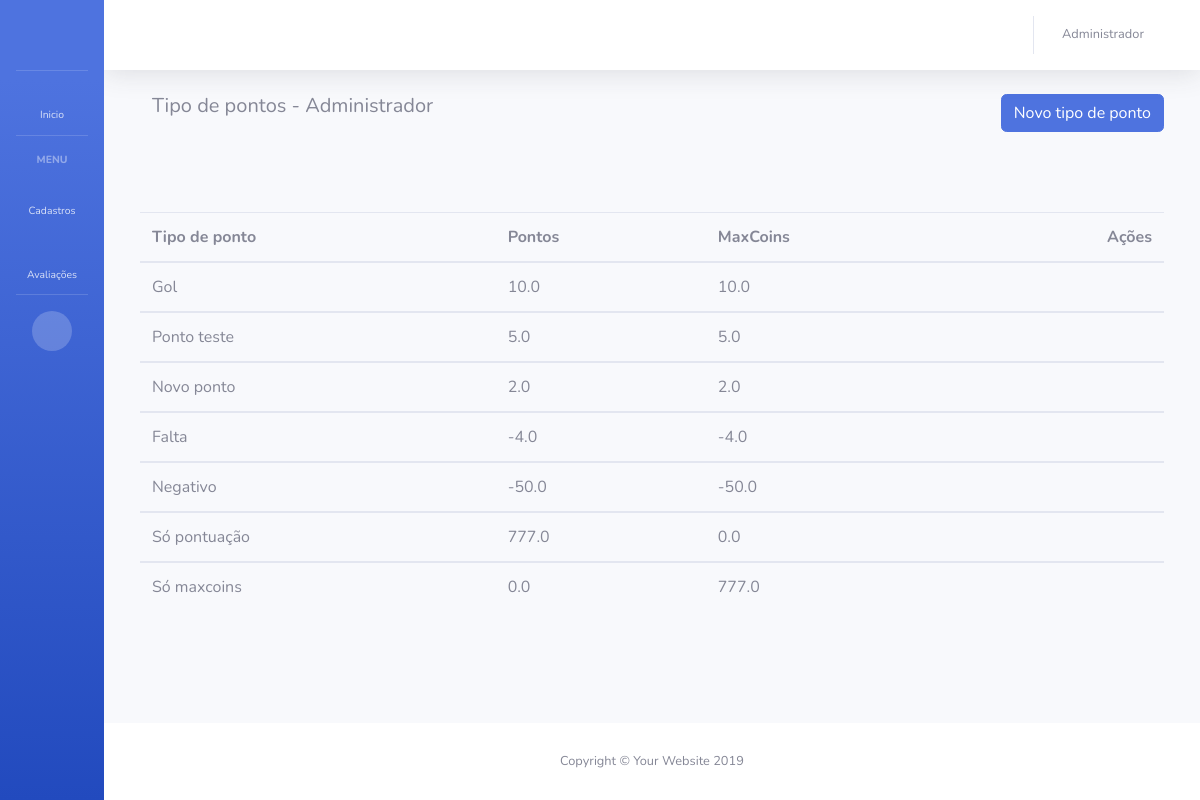
Page /tipo-ponto/ (signed in) on the earlier database version.
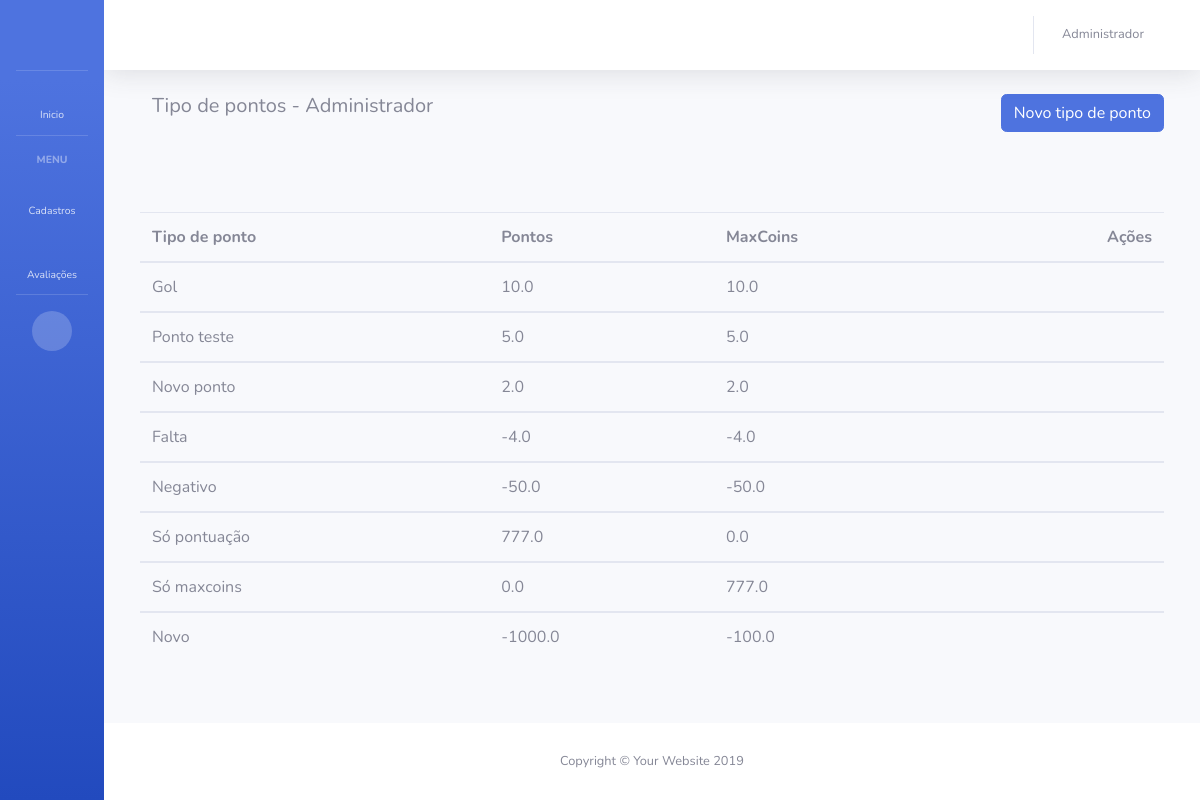
Same page on the later database version.
### app_maxliga/models.py (models this page shows)
class TipoPonto(models.Model):
    nome = models.CharField('Nome tipo de ponto', max_length=128)
    qtd_ponto = models.FloatField('Quantidade de pontos', blank=True, default=0)
    qtd_maxcoins = models.FloatField('Quantidade de MaxCoins', blank=True, default=0)
    data_cadastro = models.DateTimeField('Data de criação', auto_now_add=True)
    def __str__(self):
        return str(self.nome) + '   - Pontos: ' + str(self.qtd_ponto) + '   - MaxCoins: ' + str(self.qtd_maxcoins)

### app_maxliga/views.py (the view)
# urls.py: path('tipo-ponto/', lista_tipo_ponto, name='lista_tipo_ponto'),
@login_required
def lista_tipo_ponto(request):
    user = request.user.id
    colaborador = Colaborador.objects.get(usuario=user)
    tipo_ponto = TipoPonto.objects.all()
    print(tipo_ponto)
    data = {
        'colaborador': colaborador,
        'tipo_ponto': tipo_ponto
    }
    return render(request, 'app_maxliga/lista_tipo_ponto.html', data)

### app_maxliga/models.py (called while the page is built)
    def __str__(self):
        return self.nome

### app_maxliga/templates/app_maxliga/lista_tipo_ponto.html
{% extends 'base.html' %}
  {% block BodyHeading %}
  {% if colaborador.departamento.admin == True %}
    <div class="container">
      <div class="row">
        <div class="col">
          <h5>Tipo de pontos - {{colaborador}}</h5>
        </div>
        <div class="text-right">
          <a href="{% url 'cadastro_tipo_ponto' %}" class="btn btn-primary btn-block" role="button">Novo tipo de ponto</a>
        </div>
      </div>
      <div class="row" style="margin-top:80px;">
        <table class="table">
          <thead>
            <tr>
              <th scope="col">Tipo de ponto</th>
              <th scope="col">Pontos</th>
              <th scope="col">MaxCoins</th>
              <th class="text-right" scope="col">Ações</th>
            </tr>
          </thead>
          {% for ponto in tipo_ponto %}
          <tbody>
            <tr>
              <td>{{ ponto.nome }}</td>
              <td>{{ ponto.qtd_ponto }}</td>
              <td>{{ ponto.qtd_maxcoins }}</td>
              <td class="text-right">
                <a href="#">
                  <i class="fas fa-pen fa-fw" style="color: rgb(50, 48, 155);"></i>
                </a>
                <a href="#">
                  <i class="fas fa-trash fa-fw" style="color: rgb(230, 17, 17);"></i>
                </a>
              </td>
            </tr>
          </tbody>
          {% endfor %}
        </table>
      </div>
    </div>
  {% endif %}
{% endblock %}

Differences in the rows shown:
added TipoPonto: nome "Novo", qtd_ponto "-1000.0", qtd_maxcoins "-100.0"
